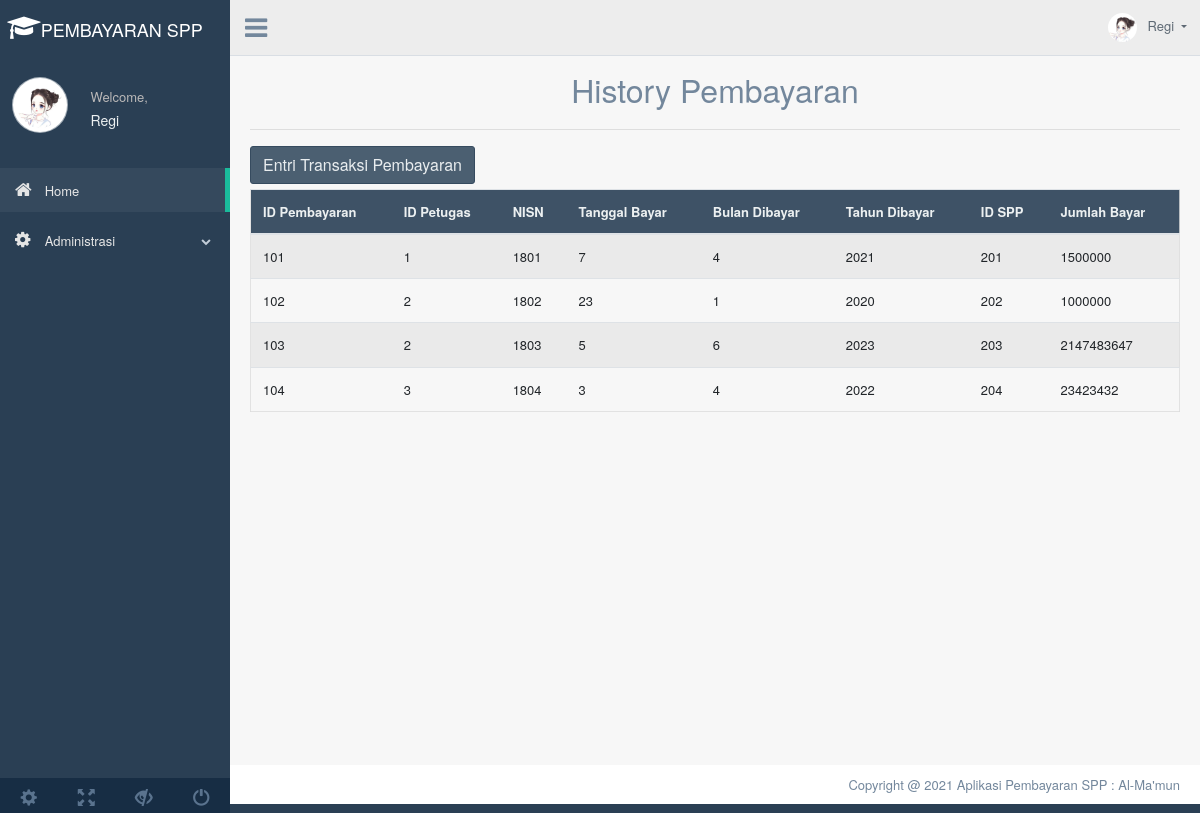
Page /berandapetugas.php?page=tampil_pembayaranpetugas (signed in) on the committed database.
### tables this page shows
CREATE TABLE `pembayaran` (
  `id_pembayaran` int(11) NOT NULL,
  `id_petugas` int(11) DEFAULT NULL,
  `nisn` varchar(10) DEFAULT NULL,
  `tgl_bayar` varchar(8) DEFAULT NULL,
  `bulan_dibayar` varchar(8) DEFAULT NULL,
  `tahun_dibayar` varchar(4) DEFAULT NULL,
  `id_spp` int(11) DEFAULT NULL,
  `jumlah_bayar` int(11) DEFAULT NULL
);

### tampilpembayaranpetugas.php (the view, shortened to what this page needs)
<?php
include('config.php');
?>
	<div class="container" style="margin-top:20px">
		<center><font size="6">History Pembayaran</font></center>
		<hr>
		<a href="berandapetugas.php?page=tambah_pembayaranpetugas"><button class="btn btn-dark right">Entri Transaksi Pembayaran</button></a>
		<div class="table-responsive">
		<table class="table table-striped jambo_table bulk_action">
			<thead>
				<tr>
					<th>ID Pembayaran</th>
					<th>ID Petugas</th>
                    <th>NISN</th>
					<th>Tanggal Bayar</th>
					<th>Bulan Dibayar</th>
                    <th>Tahun Dibayar</th>
                    <th>ID SPP</th>
                    <th>Jumlah Bayar</th>
				</tr>
			</thead>
			<tbody>
				<?php
				$sql = mysqli_query($koneksi, "SELECT * FROM pembayaran ORDER BY id_pembayaran ASC") or die(mysqli_error($koneksi));
				if(mysqli_num_rows($sql) > 0){
					while($data = mysqli_fetch_assoc($sql)){
						echo '
						<tr>
							<td>'.$data['id_pembayaran'].'</td>
							<td>'.$data['id_petugas'].'</td>
							<td>'.$data['nisn'].'</td>
							<td>'.$data['tgl_bayar'].'</td>
							<td>'.$data['bulan_dibayar'].'</td>
                            <td>'.$data['tahun_dibayar'].'</td>
                            <td>'.$data['id_spp'].'</td>
                            <td>'.$data['jumlah_bayar'].'</td>
						</tr>
						';
					}
				}else{
					echo '
					<tr>
						<td colspan="6">Tidak ada data.</td>
					</tr>
					';
				}
				?>
		</table>
	</div>
	</div>

### rows in the picture
pembayaran: id_pembayaran "101", id_petugas "1", nisn "1801", tgl_bayar "7", bulan_dibayar "4", tahun_dibayar "2021", id_spp "201", jumlah_bayar "1500000"
pembayaran: id_pembayaran "102", id_petugas "2", nisn "1802", tgl_bayar "23", bulan_dibayar "1", tahun_dibayar "2020", id_spp "202", jumlah_bayar "1000000"
pembayaran: id_pembayaran "103", id_petugas "2", nisn "1803", tgl_bayar "5", bulan_dibayar "6", tahun_dibayar "2023", id_spp "203", jumlah_bayar "2147483647"
pembayaran: id_pembayaran "104", id_petugas "3", nisn "1804", tgl_bayar "3", bulan_dibayar "4", tahun_dibayar "2022", id_spp "204", jumlah_bayar "23423432"

### other values in the picture
$_SESSION['username'] "Regi"
